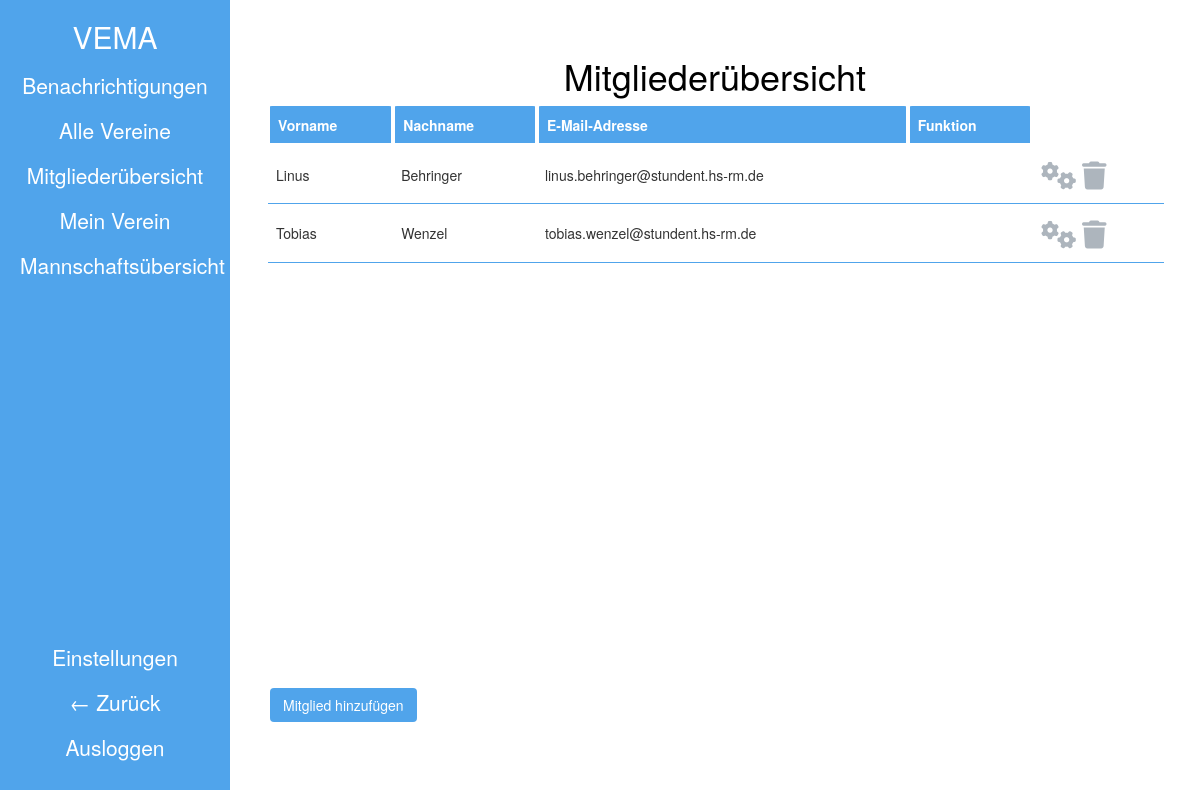
Screenshot of /members/13/ with the database file from the repository.
### manageyourclub/members/models.py (models this page shows, shortened)
class Membership(models.Model):
    club            = models.ForeignKey(to=ClubModel, on_delete=models.CASCADE)
    number          = models.AutoField(primary_key=True, unique=True)
    paymentState    = models.CharField(max_length=10, blank=True, null=True) # später vlt mit default
    paymentMethod   = models.ForeignKey(to=PaymentMethod, on_delete=models.PROTECT, blank=True, null=True)
    memberFunction  = models.ForeignKey(to=MemberFunction, on_delete=models.PROTECT, blank=True, null=True)
    memberState     = models.ForeignKey(to=MemberState, on_delete=models.PROTECT, blank=True, null=True)
    member          = models.ForeignKey(to=CustomUser, on_delete=models.CASCADE)
    memberSince     = models.IntegerField()
    phone           = models.CharField(max_length=20, blank=True, null=True)
    class Meta:
        unique_together = ('member', 'club',)

### manageyourclub/users/models.py (models this page shows, shortened)
class CustomUser(AbstractBaseUser):
    email = models.EmailField(verbose_name='email', max_length = 60, unique=True)
    date_joined = models.DateField(verbose_name='date joined', auto_now_add=True)
    last_login = models.DateField(verbose_name='last login', auto_now=True)
    is_admin = models.BooleanField(default=False)
    is_active = models.BooleanField(default=True)
    is_staff = models.BooleanField(default=False)
    is_superuser = models.BooleanField(default=False)
    Vorname = models.CharField(max_length=30)
    Nachname = models.CharField(max_length=30)
    Geburtstag = models.DateField()
    Geschlecht = models.ForeignKey(to=Gender, on_delete=models.PROTECT)
    Adresse = models.ForeignKey(to=AddressModel, on_delete=models.PROTECT)
    email_confirmed = models.BooleanField(default=False)
    objects = CustomUserManager()
    USERNAME_FIELD = 'email'
    REQUIRED_FIELDS = ['Vorname', 'Nachname', 'Geburtstag', 'Geschlecht', 'Adresse']

### manageyourclub/members/views.py (the view, shortened to what this page needs)
# urls.py: path('<int:club>/', clubMembersView, name='club_members'),
def clubMembersView(request, club):
    club = ClubModel.objects.get(pk=club)
    form = AddClubMemberForm()
    memberships = Membership.objects.filter(club=club)
    context = {
        'form': form,
        'club': club,
        'memberships': memberships,
    }
    return render(request, 'club_members.html', context)

### manageyourclub/members/templates/club_members.html
{% extends 'table.html' %}
{% block headline %}Mitgliederübersicht{% endblock headline %}
{% block tablehead %}
    <th>Vorname</th>
    <th>Nachname</th>
    <th>E-Mail-Adresse</th>
    <th>Funktion</th>
{% endblock tablehead %}
{% block tablerows %}
    {% for membership in memberships %}
        <tr>
            <td id="vorname_{{ forloop.counter }}">{{ membership.member.Vorname }}</td>
            <td id="nachname_{{ forloop.counter }}">{{ membership.member.Nachname }}</td>
            <td id="mail_{{ forloop.counter }}">{{ membership.member.email }}</td>
            <td id="funktion_{{ forloop.counter }}">{{ membership.memberFunction.function }}</td>
            <td>
                <a href='{% url "edit_member" club=club.id memship=membership.pk %}' id="edit_member_link_{{ forloop.counter }}">
                    <Button
                        type="button"
                        name="clubId"
                        class="btn btn-default icon-button"
                        data-toggle="tooltip"
                        title="Mitglied {{ membership.member.user.Vorname }} Bearbeiten"
                        id="edit_member_button_{{ forloop.counter }}"
                    >
                        <i class="fas fa-cogs"></i>
                    </Button>
                </a>
                {% include 'delete_club_member_popup.html' %}
            </td>
        </tr>
    {% endfor %}
{% endblock tablerows %}
{% block underTable %}
    {% include 'add_club_member_popup.html' %}
{% endblock underTable %}

### manageyourclub/members/templates/delete_club_member_popup.html (shortened to what this page needs)
{% extends 'popup.html' %}
{% block modal-toggle %}
    <span data-toggle="modal" data-target="#membership{{ forloop.counter }}">
        <Button
            type="button"
            name="clubId"
            data-toggle="tooltip"
            class="btn btn-default icon-button"
            title="Mitglied {{ membership.member.user.Vorname }} Löschen"
            value="{{ club.id }}"
            form="requestMembershipForm_{{ forloop.counter }}" id="requestMembershipButton_{{ forloop.counter }}"
        >
            <i class="fas fa-trash"></i>
        </Button>
    </span>
{% endblock modal-toggle %}

### manageyourclub/static/css/base.css (style rules this page uses)
:root { --vema-blue: #50A4Eb; --grey: #ADB5BD; --bg-color: white; }
.icon-button, .icon-button:hover { font-size: 28px; background-color: var(--bg-color); border-color: transparent; color: var(--grey); padding:0; }

### manageyourclub/static/css/tables.css (style rules this page uses)
th { background-color: var(--vema-blue); color: white; border: 4px solid; border-radius: 4px; border-spacing: 4px; }
.table th, .table td { vertical-align: middle; }
td { border-bottom: 1px solid var(--vema-blue); }

### rows the page displays
Membership: member.Vorname "Linus", member.Nachname "Behringer", member.email "linus.behringer@stundent.hs-rm.de"
Membership: member.Vorname "Tobias", member.Nachname "Wenzel", member.email "tobias.wenzel@stundent.hs-rm.de"
